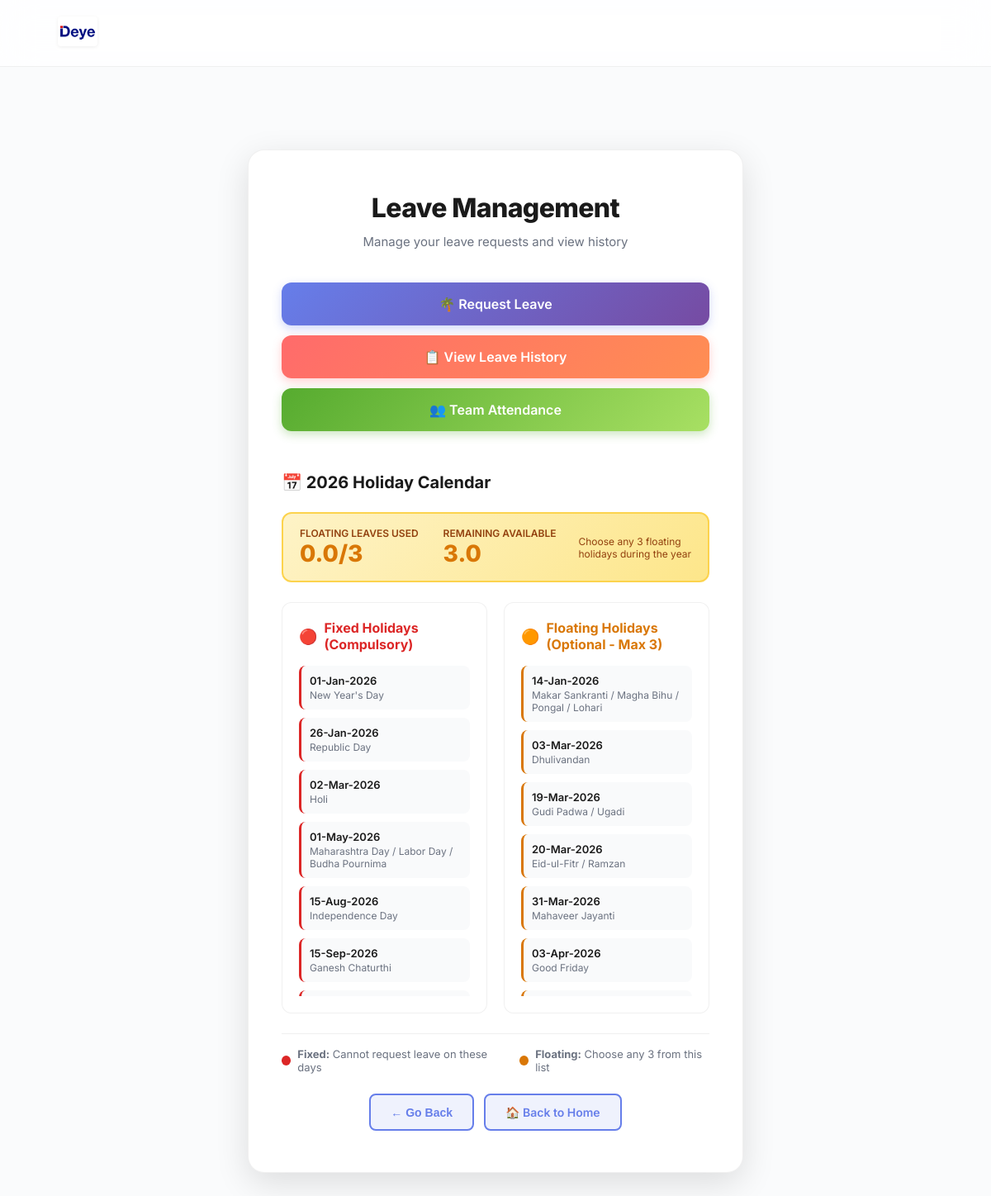
The page /leave/ (signed in) on the database its author committed.
### forms/models.py (models this page shows, shortened)
class Holiday(models.Model):
    CATEGORY_CHOICES = [
        ('National', 'National Holiday'),
        ('Festival', 'Festival'),
        ('Regional', 'Regional Holiday'),
        ('Optional', 'Optional Holiday'),
    ]
    date = models.DateField(unique=True, db_index=True)
    name = models.CharField(max_length=255)
    category = models.CharField(max_length=50, choices=CATEGORY_CHOICES)
    is_floating = models.BooleanField(default=False, help_text="True if employees can choose this as floating holiday (max 3)")
    description = models.TextField(blank=True, help_text="Additional description or region-specific info")
    created_at = models.DateTimeField(auto_now_add=True)
    updated_at = models.DateTimeField(auto_now=True)
    class Meta:
        db_table = 'holidays'
        verbose_name = 'Holiday'
        verbose_name_plural = 'Holidays'
        ordering = ['date']
        indexes = [
            models.Index(fields=['date']),
            models.Index(fields=['is_floating']),
        ]
    @classmethod
    def get_fixed_holidays(cls):
        return cls.objects.filter(is_floating=False).order_by('date')
    @classmethod
    def get_floating_holidays(cls):
        return cls.objects.filter(is_floating=True).order_by('date')

### forms/views.py (the view, shortened to what this page needs)
# urls.py: path('leave/', views.leave_home, name='leave_home'),
@login_required
@login_required
def leave_home(request):
    from django.contrib.auth.models import User
    is_manager = User.objects.filter(profile__manager=request.user).exists()
    is_superuser = request.user.is_superuser
    show_team_attendance = is_manager or is_superuser
    from forms.models import Holiday
    fixed_holidays = Holiday.get_fixed_holidays()
    floating_holidays = Holiday.get_floating_holidays()
    floating_used_this_year = LeaveRequest.objects.filter(
        user=request.user,
        status='approved',
        start_date__year=date.today().year
    )
    floating_count = 0.0
    return render(request, 'leave/leave_home.html', {
        'is_manager': show_team_attendance,
        'fixed_holidays': fixed_holidays,
        'floating_holidays': floating_holidays,
        'floating_used': floating_count,
        'floating_remaining': max(3 - floating_count, 0),
    })

### forms/templates/leave/leave_home.html (shortened to what this page needs)
<!DOCTYPE html>
<html lang="en">
<head>
    {% load static %}
</head>
<body>
<div class="header">
    <div class="logo-section">
        <a href="/">
            <img src="{% static 'admin/Images/logo-deye-300x225.webp' %}" alt="DEYE">
        </a>
    </div>
</div>
<div class="container">
    <h2>Leave Management</h2>
    <p class="subtitle">Manage your leave requests and view history</p>
    <div class="btn-group">
        <a href="{% url 'forms:apply_leave' %}" class="btn btn-request">
            🌴 Request Leave
        </a>
        <a href="{% url 'forms:leave_history' %}" class="btn btn-history">
            📋 View Leave History
        </a>
        {% if is_manager %}
        <a href="{% url 'forms:team_attendance' %}" class="btn btn-team">
            👥 Team Attendance
        </a>
        {% endif %}
    </div>
    <div class="holiday-section">
        <h3>📅 2026 Holiday Calendar</h3>
        {% if floating_holidays %}
        <div class="floating-summary">
            <div class="floating-summary-left">
                <div class="floating-stat">
                    <div class="floating-stat-label">Floating Leaves Used</div>
                    <div class="floating-stat-value">{{ floating_used|floatformat:1 }}/3</div>
                </div>
                <div class="floating-stat">
                    <div class="floating-stat-label">Remaining Available</div>
                    <div class="floating-stat-value">{{ floating_remaining|floatformat:1 }}</div>
                </div>
            </div>
            <div style="font-size: 12px; color: #92400e;">
                Choose any 3 floating<br>holidays during the year
            </div>
        </div>
        {% endif %}
        <div class="holiday-grid">
            {% if fixed_holidays %}
            <div class="holiday-column">
                <h4 class="fixed-header">Fixed Holidays (Compulsory)</h4>
                <div class="holiday-list">
                    {% for holiday in fixed_holidays %}
                    <div class="holiday-item fixed-item">
                        <div class="holiday-item-date">{{ holiday.date|date:"d-M-Y" }}</div>
                        <div class="holiday-item-name">{{ holiday.name }}</div>
                    </div>
                    {% endfor %}
                </div>
            </div>
            {% endif %}
            {% if floating_holidays %}
            <div class="holiday-column">
                <h4 class="floating-header">Floating Holidays (Optional - Max 3)</h4>
                <div class="holiday-list">
                    {% for holiday in floating_holidays %}
                    <div class="holiday-item floating-item">
                        <div class="holiday-item-date">{{ holiday.date|date:"d-M-Y" }}</div>
                        <div class="holiday-item-name">{{ holiday.name }}</div>
                    </div>
                    {% endfor %}
                </div>
            </div>
            {% endif %}
        </div>
        <div class="legend">
            <div class="legend-item">
                <div class="legend-dot legend-dot-fixed"></div>
                <span><strong>Fixed:</strong> Cannot request leave on these days</span>
            </div>
            <div class="legend-item">
                <div class="legend-dot legend-dot-floating"></div>
                <span><strong>Floating:</strong> Choose any 3 from this list</span>
            </div>
        </div>
    </div>
    <div class="back-buttons">
        <button onclick="history.back()">← Go Back</button>
        <a href="/">🏠 Back to Home</a>
    </div>
</div>
</body>
</html>

### rows shown on the page
Holiday: date "01-Jan-2026", name "New Year's Day"
Holiday: date "26-Jan-2026", name "Republic Day"
Holiday: date "02-Mar-2026", name "Holi"
Holiday: date "01-May-2026", name "Maharashtra Day / Labor Day / Budha Pournima"
Holiday: date "15-Aug-2026", name "Independence Day"
Holiday: date "15-Sep-2026", name "Ganesh Chaturthi"
Holiday: date "14-Jan-2026", name "Makar Sankranti / Magha Bihu / Pongal / Lohari"
Holiday: date "03-Mar-2026", name "Dhulivandan"
Holiday: date "19-Mar-2026", name "Gudi Padwa / Ugadi"
Holiday: date "20-Mar-2026", name "Eid-ul-Fitr / Ramzan"
Holiday: date "31-Mar-2026", name "Mahaveer Jayanti"
Holiday: date "03-Apr-2026", name "Good Friday"

### other values the page prints
{{ floating_used|floatformat:1 }} "0.0"
{{ floating_remaining|floatformat:1 }} "3.0"
